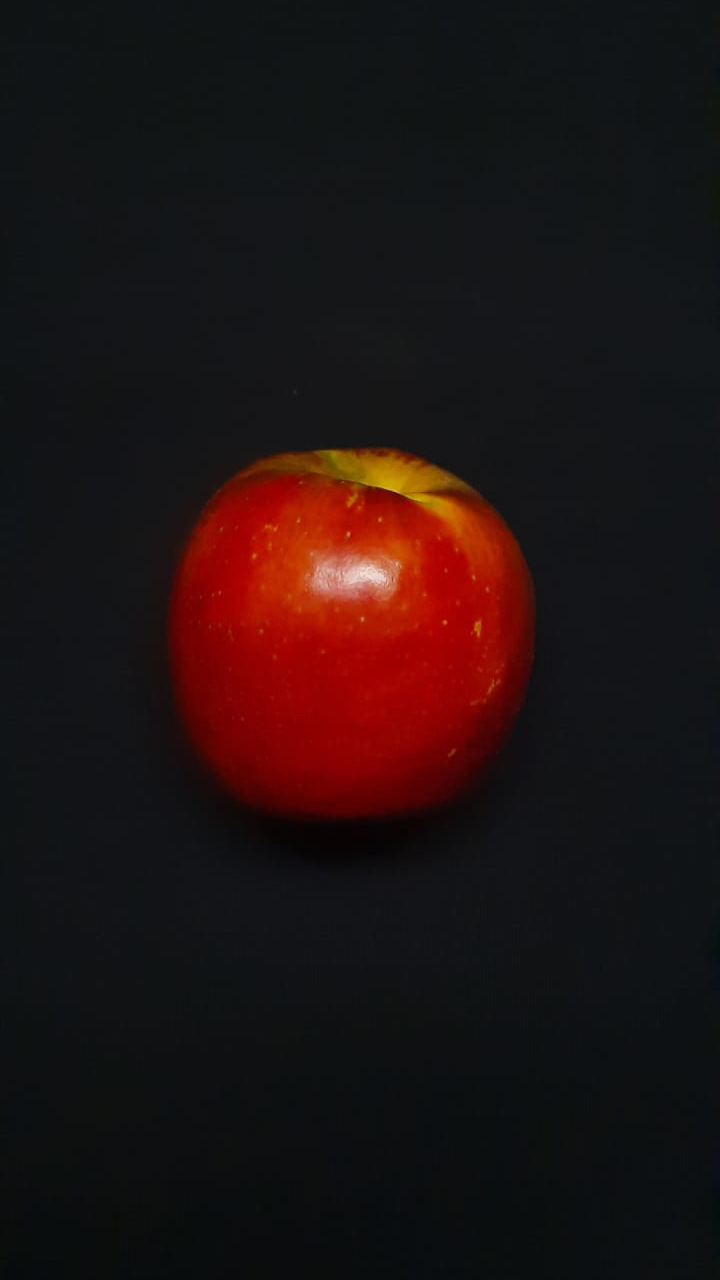
#> input picture fruits-images-augmented/APPLE/0-01-V1-B.png, 720 x 1280 px; its folder holds only this picture in this run
$ jupyter execute --allow-errors data_normalization_segmentation_classification.ipynb   (shell and % lines are left out)
#> lines starting #> are read from the running program, lines starting #| are printed output that depends on the picture; after the words box and inside, x2 and y2 are one past the last pixel; in counts of white or black regions, pixels touching at a corner belong together
#> further down, img is the input picture: shape (1280, 720, 3); mean B, G, R 19.3, 19, 32.4
#> `var = np.var(prototype)`: var = 753.9
#> pass 2 of the loop `for classe in classes:`:
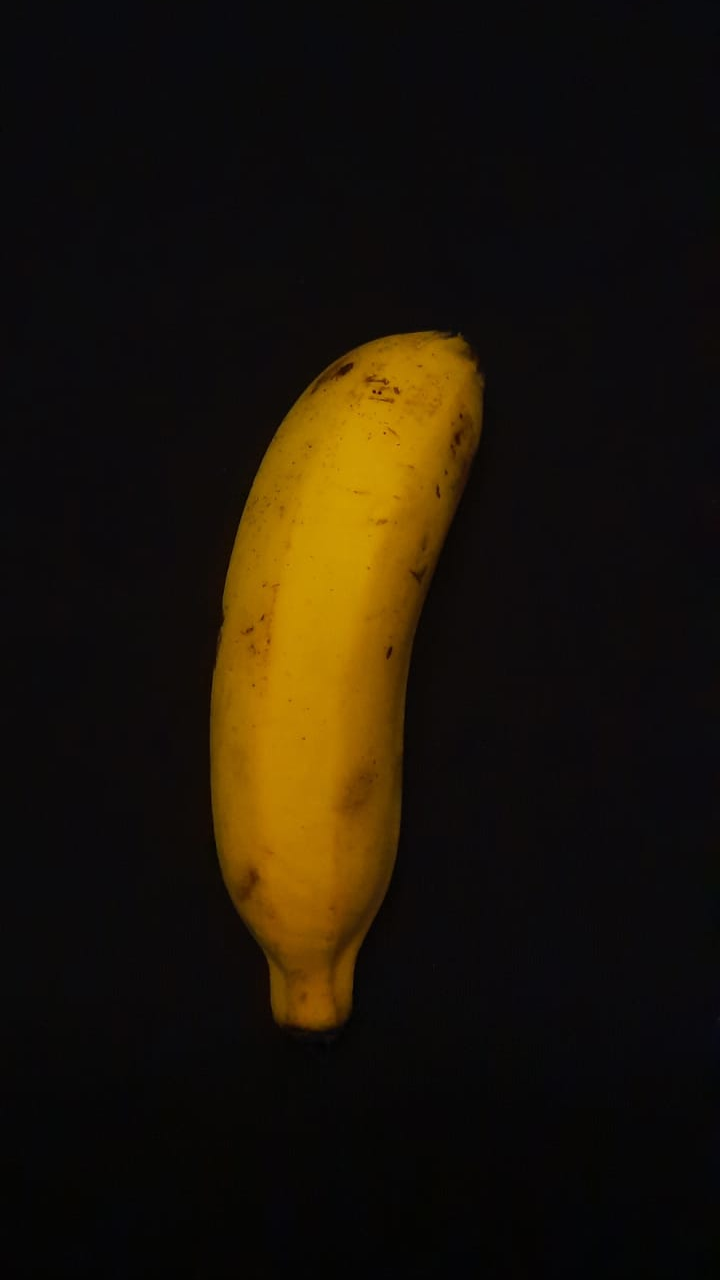
#> input picture fruits-images-augmented/BANANA/1-01-V1-B.png, 720 x 1280 px
#> img is the input picture: shape (1280, 720, 3); mean B, G, R 8.9, 20.9, 28.9
#> var = 1251.1
#> pass 3 of the loop `for classe in classes:`:
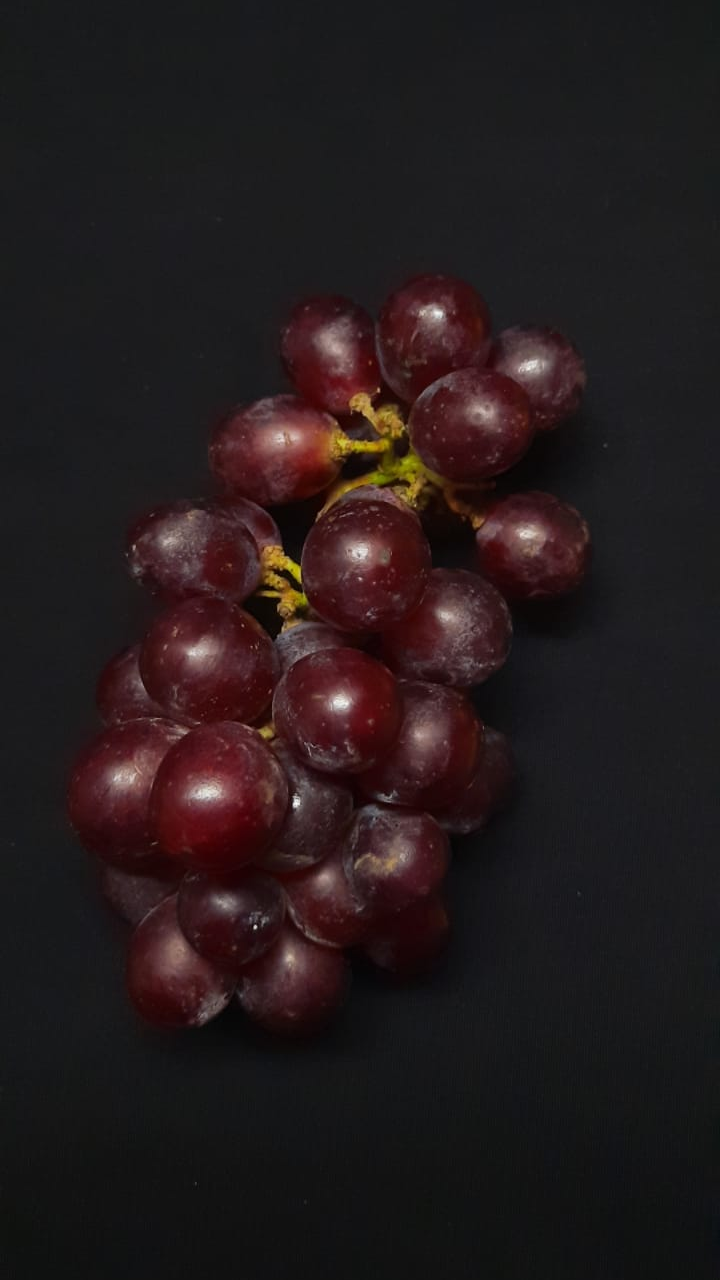
#> input picture fruits-images-augmented/GRAPE/2-01-V1-B.png, 720 x 1280 px
#> img is the input picture: shape (1280, 720, 3); mean B, G, R 28.2, 27.1, 36.6
#> var = 439.5
[cell 1]
import cv2
import glob
import numpy as np
import matplotlib.pyplot as plt

from PIL import Image
from google.colab.patches import cv2_imshow

#Normalização das imagens

[cell 2]
classes = ['APPLE', 'BANANA', 'GRAPE', 'LEMON', 'MANGO', 'ORANGE', 'PEACH', 'PEAR', 'TOMATO', 'YELLOW_PASSION_FRUIT']

f, axs = plt.subplots(10, 2, figsize=(10, 20))
#Acessa o diretório das imagens de cada classe e coloca as imagens na lista 'images'
i = 0
#> (the rest of this cell did not finish here and is left out)

#Segmentação das imagens

[cell 3]
threshold_value_black = 10 # Limiar para fundo preto (passa-alta)
#> threshold_value_black = 10
threshold_value_white = 225  # Limiar para fundo branco (passa-baixa)

feature_vectors = []  # Lista para armazenar os vetores de características
labels = []  # Lista para armazenar os rótulos

for classe in classes:
    folder = f'/content/Projeto-PDI/fruits-images-pre-processed/{classe}/*.png'
    images_path = glob.glob(folder)

    for image_path in images_path:
        img = cv2.imread(image_path)
        img_gray = cv2.cvtColor(img, cv2.COLOR_BGR2GRAY)
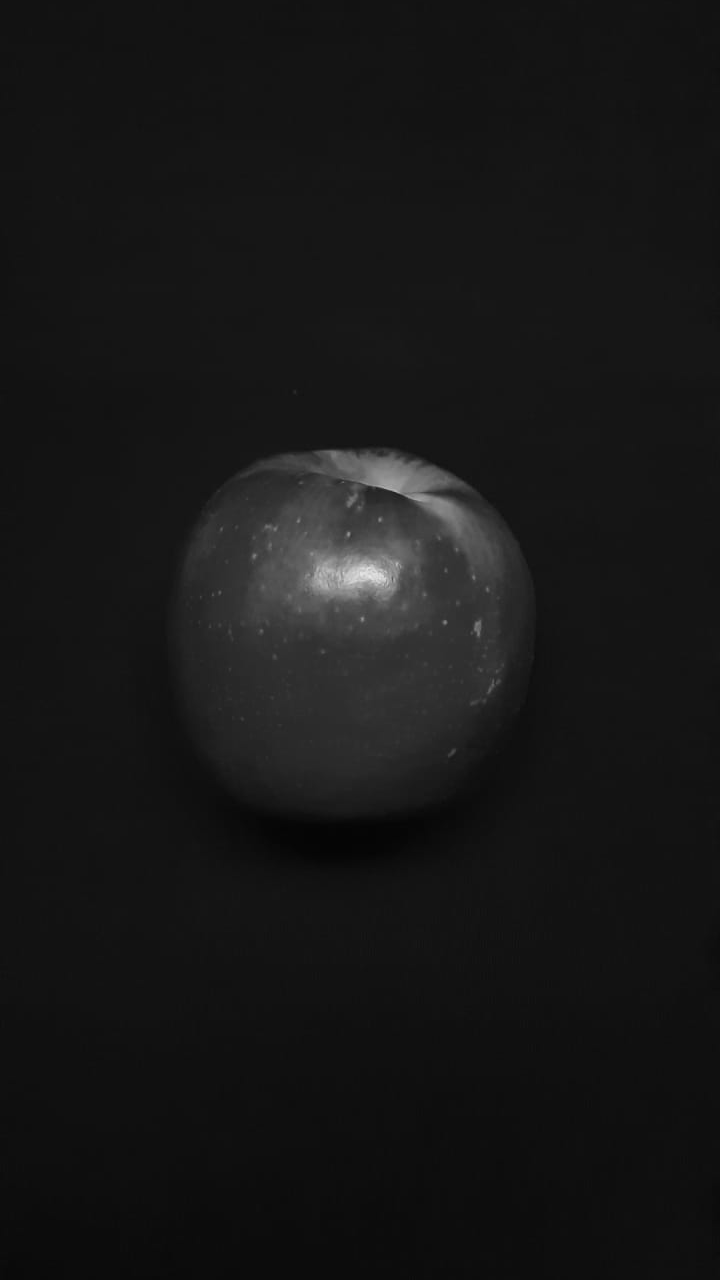
#> img_gray: shape (1280, 720); min 5, max 231, mean 23

        # Verifica o sufixo para determinar o tipo de fundo (B para preto, W para branco)
        if image_path.endswith('-B.png'):
            _, mask = cv2.threshold(img_gray, threshold_value_black, 255, cv2.THRESH_BINARY)
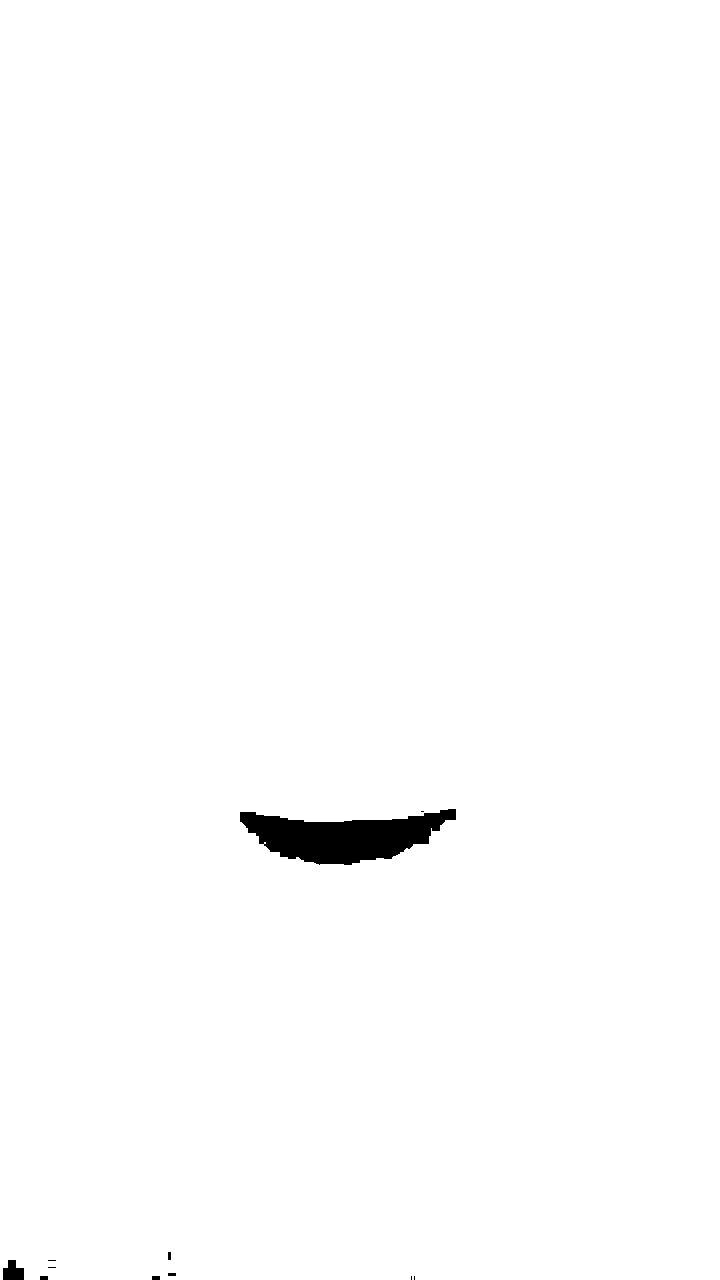
#> mask: shape (1280, 720); 99.2% white; 11 black regions (5 under 20 px)
        elif image_path.endswith('-W.png'):
            _, mask = cv2.threshold(img_gray, threshold_value_white, 255, cv2.THRESH_BINARY)
            # Inverte a máscara para o fundo branco
            mask = cv2.bitwise_not(mask)


        #BOUNDING BOX
        contours, _ = cv2.findContours(mask, cv2.RETR_EXTERNAL, cv2.CHAIN_APPROX_SIMPLE)
#> contours = 1 contour; box (x1, y1, x2, y2) and area: (0, 0, 720, 1280) 919183

        # Desenha um retângulo delimitador para cada contorno encontrado
        for contour in contours:
            x, y, w, h = cv2.boundingRect(contour)
            cv2.rectangle(mask, (x, y), (x + w, y + h), (255, 255, 255), 2)  # Desenha o retângulo na máscara

            #Obtendo características do conteúdo dentro do bounding box
            area = w * h
            aspect_ratio = float(w) / h if h != 0 else 0
            centroid_x = x + w // 2
            centroid_y = y + h // 2

            # Adiciona o parâmetros obtidos ao vetor de características
            feature_vector = [area, aspect_ratio, centroid_x, centroid_y]
            feature_vectors.append(feature_vector)

            # Adiciona rótulos cda classe
            labels.append(classes.index(classe))
#> this loop made 1 pass
#> (x, y, w, h, area, aspect_ratio, centroid_x, centroid_y) on pass 1: (0, 0, 720, 1280, 921600, 0.562, 360, 640)
#> mask: shape (1280, 720); 99.2% white; 11 black regions (5 under 20 px), largest, box (x1, y1, x2, y2) and area: (240, 809, 456, 865) 7123, (3, 1260, 24, 1279) 295, (168, 1252, 171, 1260) 24, (168, 1273, 176, 1276) 24, (40, 1276, 48, 1279) 24, (152, 1276, 160, 1279) 24
#> after the loop, feature_vectors = [[921600, 0.562, 360, 640]]; labels = [0]

        # Visualizando a imagem original e sua máscara
        plt.figure(figsize=(8, 4))
        plt.subplot(1, 2, 1)
        plt.imshow(cv2.cvtColor(img, cv2.COLOR_BGR2RGB))
        plt.title('Imagem Original')
        plt.axis('off')

        plt.subplot(1, 2, 2)
        plt.imshow(mask, cmap='gray')
        plt.title('Máscara Binária por Limiarização')
        plt.axis('off')

        plt.tight_layout()
        plt.show()
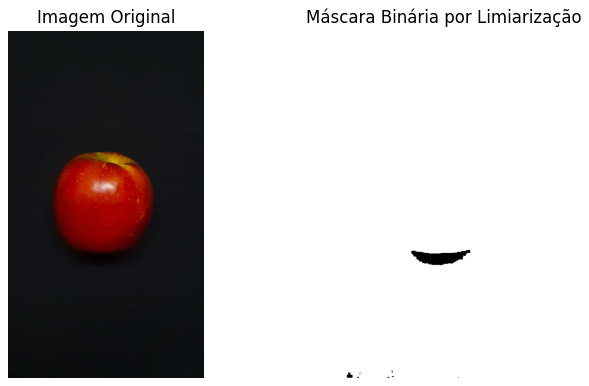
#> figure drawn by matplotlib, 2 panels
#> pass 2 of the loop `for classe in classes:`:
#> images_path = 1 item
#> contours = 259 contours, 199 with area under 20; largest, box (x1, y1, x2, y2) and area: (0, 140, 720, 1044) 431242, (680, 796, 720, 852) 1306, (448, 148, 467, 172) 239, (0, 708, 16, 724) 162, (192, 908, 200, 932) 161
#> the loop `for contour in contours:` made 259 passes
#> (x, y, w, h, area, aspect_ratio, centroid_x, centroid_y) on passes 2, 15, 19: (712, 1015, 8, 13, 104, 0.615, 716, 1021), (441, 988, 6, 8, 48, 0.75, 444, 992), (112, 988, 8, 9, 72, 0.889, 116, 992)
#> after the loop `for contour in contours:`:
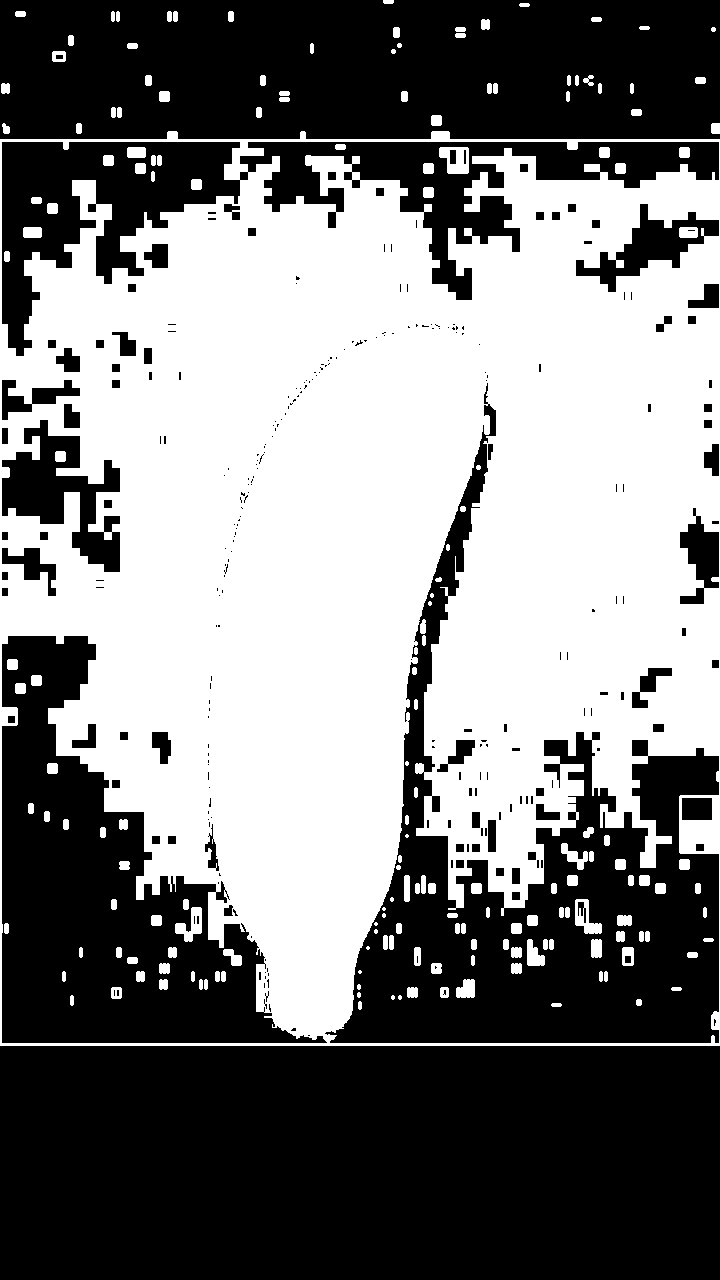
#> mask: shape (1280, 720); 48.7% white; 182 white regions (13 under 20 px), largest, box (x1, y1, x2, y2) and area: (0, 131, 720, 1046) 434710, (439, 147, 469, 174) 565, (175, 907, 202, 942) 471
#> after the loop `for contour in contours:`: feature_vectors = 260 items, first 6: [921600, 0.562, 360, 640], [8, 0.125, 712, 1040], [104, 0.615, 716, 1021], [1, 1, 719, 1012], [10, 0.4, 715, 1014], [8, 8, 556, 1004]; labels = 260 values from 0 to 1
#> `plt.show()`:
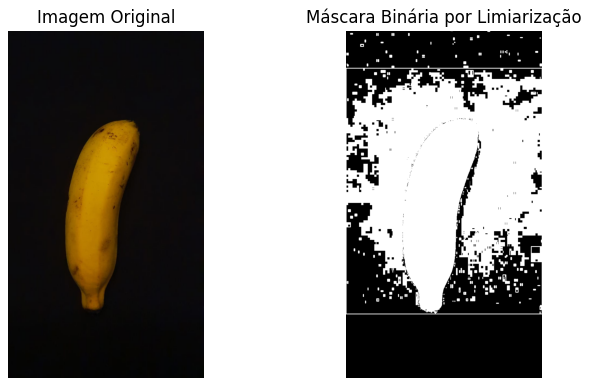
#> figure drawn by matplotlib, 2 panels
#> pass 3 of the loop `for classe in classes:`:
#> `_, mask = cv2.threshold(img_gray, threshold_value_black, 255, cv2.THRE..`:
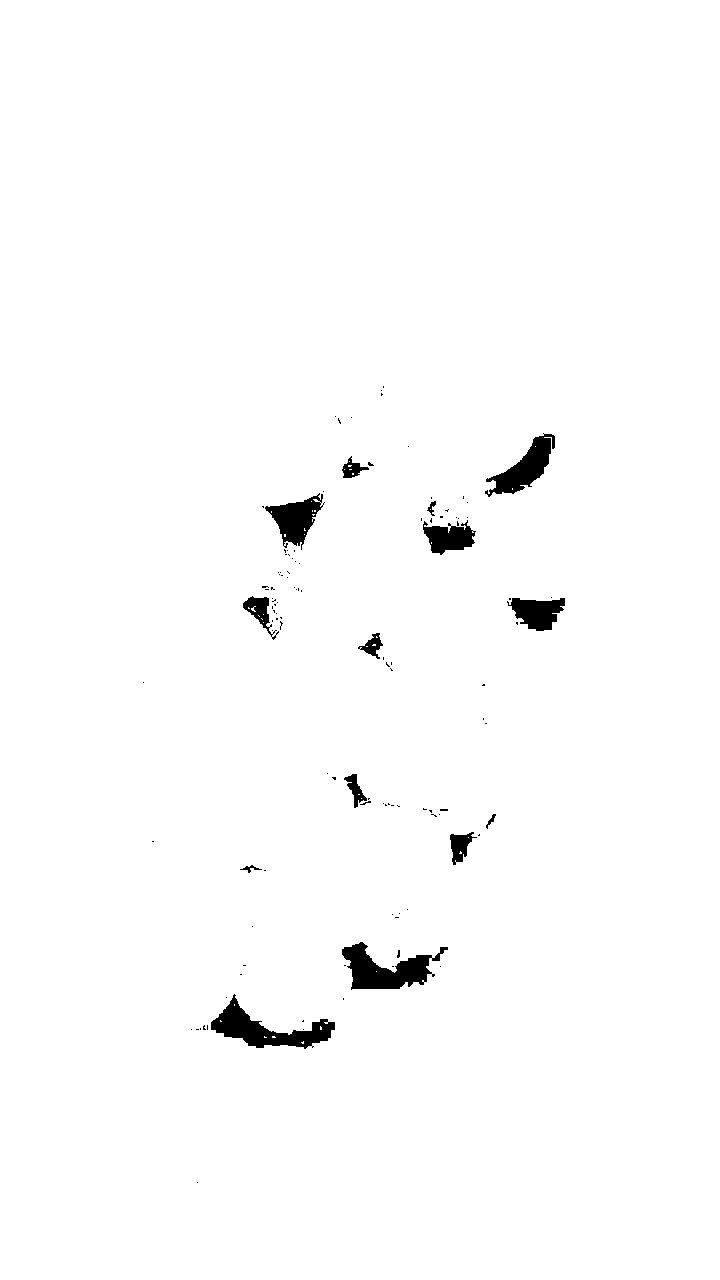
#> mask: shape (1280, 720); 98.6% white; 117 black regions (103 under 20 px), largest, box (x1, y1, x2, y2) and area: (211, 994, 335, 1049) 2489, (342, 942, 448, 990) 2416, (485, 433, 555, 497) 1767
#> contours = [[[0, 0], [0, 1279], [719, 1279], [719, 0]]]
#> the loop `for contour in contours:` made 1 pass
#> (contour, x, y, w, h, area, aspect_ratio, centroid_x) on pass 1: ([[0, 0], [0, 1279], [719, 1279], [719, 0]], 0, 0, 720, 1280, 921600, 0.562, 360)
#> after the loop `for contour in contours:`: feature_vectors = 261 items, first 6: [921600, 0.562, 360, 640], [8, 0.125, 712, 1040], [104, 0.615, 716, 1021], [1, 1, 719, 1012], [10, 0.4, 715, 1014], [8, 8, 556, 1004]; labels = 261 values from 0 to 2
#> `plt.show()`:
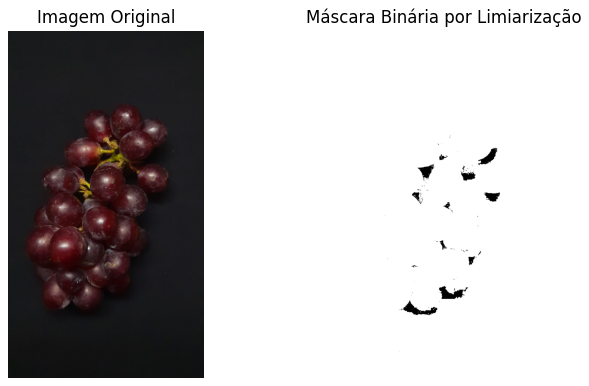
#> figure drawn by matplotlib, 2 panels
#> the loop made 10 passes; the first 3 are shown

# Classificação das imagens

[cell 4]
# Carregando as imagens

classes = ['APPLE', 'BANANA', 'GRAPE', 'LEMON', 'MANGO', 'ORANGE', 'PEACH',
           'PEAR', 'TOMATO', 'YELLOW_PASSION_FRUIT']
#> classes = ['APPLE', 'BANANA', 'GRAPE', 'LEMON', 'MANGO', 'ORANGE', 'PEACH', 'PEAR', 'TOMATO', 'YELLOW_PASSION_FRUIT']

images = []
y = []
for i, classe in enumerate(classes):
  folder = f'/content/Projeto-PDI/fruits-images-augmented/{classe}/*.png'
  images_path = glob.glob(folder)

  for image_path in images_path:
    img = cv2.imread(image_path)
    images.append(img)
    y.append(i)
#> pass 2 of the loop `for i, classe in enumerate(classes):`:
#> pass 3 of the loop `for i, classe in enumerate(classes):`:
#> the loop made 10 passes; the first 3 are shown

x = np.array(images)
y = np.array(y)
#> (the rest of this cell did not finish here and is left out)
